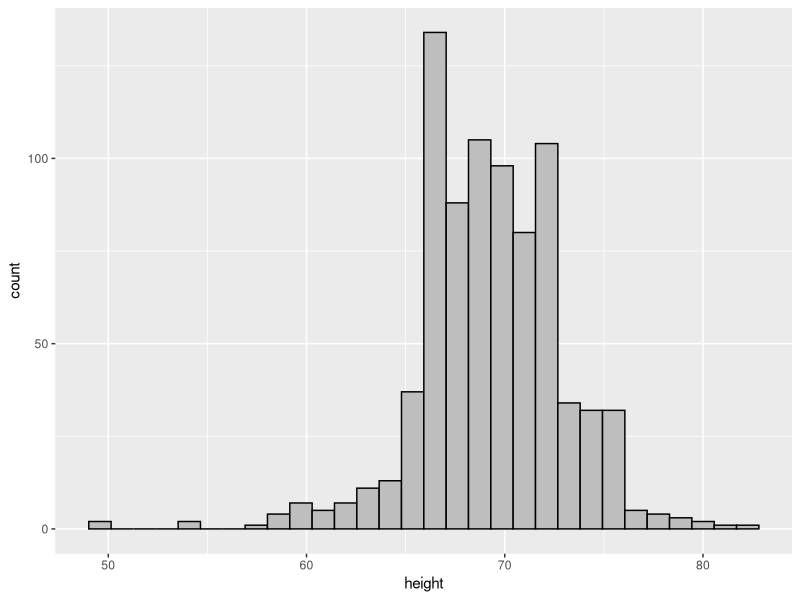
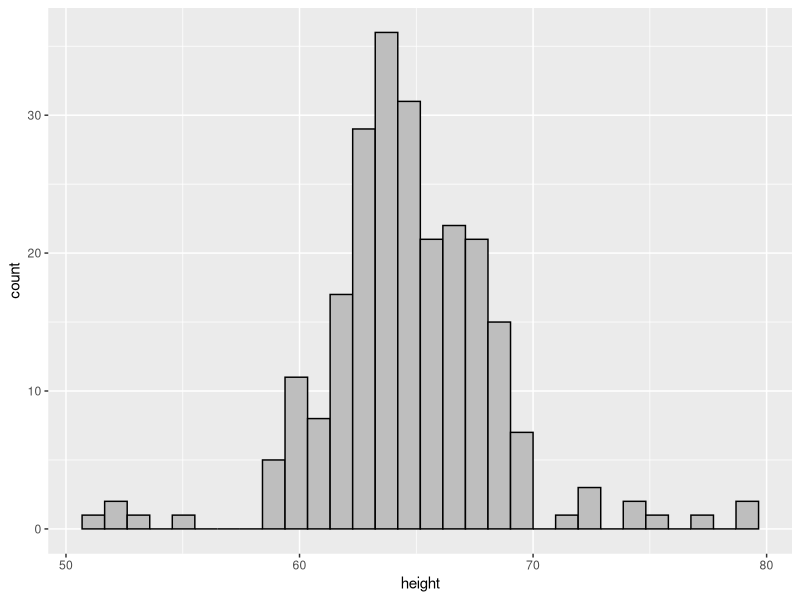
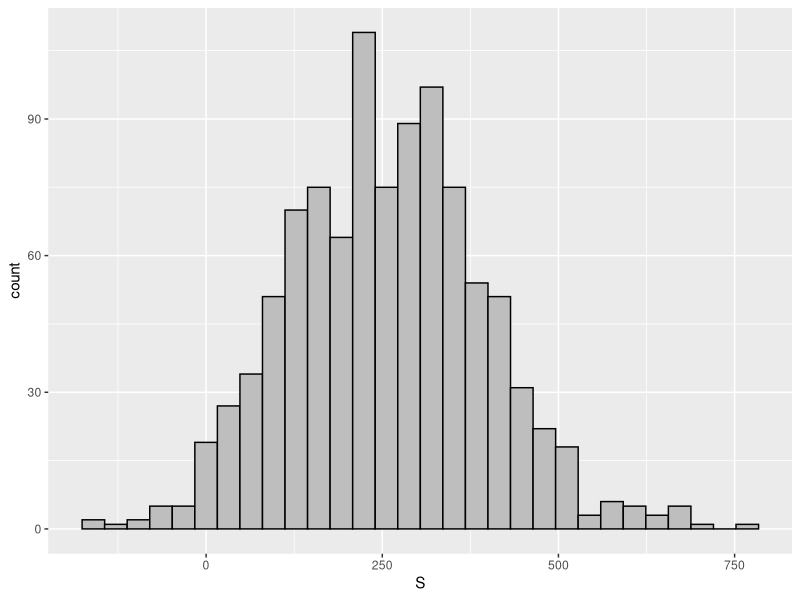
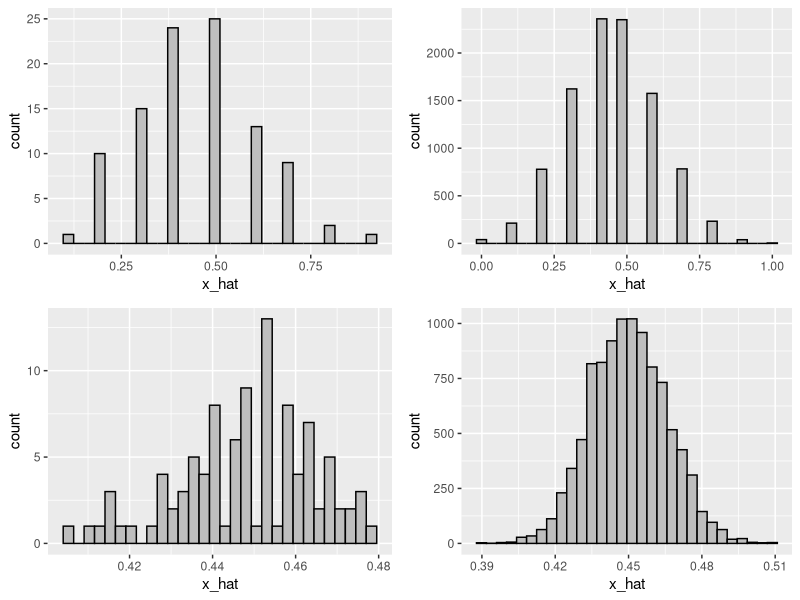

The R source for these figures, in order:
## ---- chunk 1
install.packages('cowplot')
install.packages('dslabs')
## ---- chunk 2
library(dslabs)
data(heights)
library(tidyverse)

t<-heights%>%group_by(sex)%>%summarize(mean(height),sd(height))
t

heights%>%filter(sex=='Male')%>%ggplot(aes(height))+geom_histogram(color='black',fill='grey')

heights%>%filter(sex=='Female')%>%ggplot(aes(height))+geom_histogram(color='black',fill='grey')

x<-heights%>%filter(sex=='Female')%>%summarize(avg=mean(height),sd=sd(height))
x

1-pnorm((x$avg-61)/x$sd)

x <- heights %>% filter(sex == "Female")
mean(x$height<=61)

## ---- chunk 3
set.seed(1)
n <- 1000
B <- 1000
roulette_winnings <- function(n){
  X <- sample(c(-1,15), n, replace = TRUE, prob=c(35/38, 3/38))
  sum(X)
}
S <- replicate(B, roulette_winnings(n))


X <- sample(c(-1,15), n, replace = TRUE, prob=c(35/38, 3/38))
sd(X)*sqrt(1000)


mean(S)
sd(S)

S<-as.data.frame(S)

S%>%ggplot(aes(S))+geom_histogram(color='black',fill='grey')

## ---- chunk 4
p <- 0.45
N <- 10

x <- sample(c(0,1), size = N, replace = TRUE, prob = c(1-p, p))
x_hat <- mean(x)
B <- 100
x_hat <- replicate(B, {
  x <- sample(c(0,1), size = N, replace = TRUE, prob = c(1-p, p))
  mean(x)
})
x_hat<-as.data.frame(x_hat)
p1<-x_hat%>%ggplot(aes(x_hat))+geom_histogram(color='black',fill='grey')

p <- 0.45
N <- 10

x <- sample(c(0,1), size = N, replace = TRUE, prob = c(1-p, p))
x_hat <- mean(x)
B <- 10000
x_hat <- replicate(B, {
  x <- sample(c(0,1), size = N, replace = TRUE, prob = c(1-p, p))
  mean(x)
})
x_hat<-as.data.frame(x_hat)
p2<-x_hat%>%ggplot(aes(x_hat))+geom_histogram(color='black',fill='grey')

p <- 0.45
N <- 1000

x <- sample(c(0,1), size = N, replace = TRUE, prob = c(1-p, p))
x_hat <- mean(x)
B <- 100
x_hat <- replicate(B, {
  x <- sample(c(0,1), size = N, replace = TRUE, prob = c(1-p, p))
  mean(x)
})
x_hat<-as.data.frame(x_hat)
p3<-x_hat%>%ggplot(aes(x_hat))+geom_histogram(color='black',fill='grey')

p <- 0.45
N <- 1000

x <- sample(c(0,1), size = N, replace = TRUE, prob = c(1-p, p))
x_hat <- mean(x)
B <- 10000
x_hat <- replicate(B, {
  x <- sample(c(0,1), size = N, replace = TRUE, prob = c(1-p, p))
  mean(x)
})
x_hat<-as.data.frame(x_hat)
p4<-x_hat%>%ggplot(aes(x_hat))+geom_histogram(color='black',fill='grey')

library(cowplot)
plot_grid(p1,p2,p3,p4)
